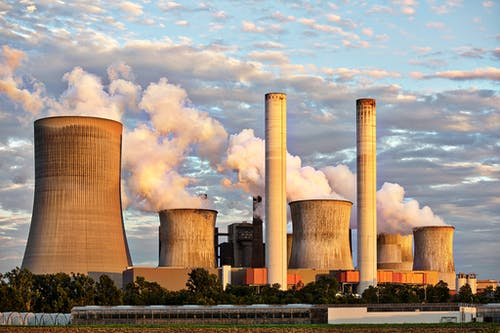
#> input picture Tut2/image.jpg, 500 x 333 px
$ python histogram_analysis.py
#> lines starting #> are read from the running program, lines starting #| are printed output that depends on the picture
import cv2
import numpy as np
import matplotlib.pyplot as plt

# Load the image
image_path = 'image.jpg'
image = cv2.imread(image_path, cv2.IMREAD_GRAYSCALE)
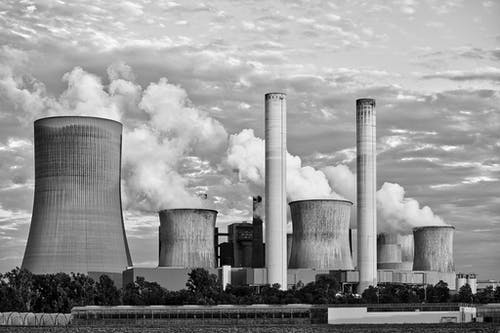
#> image: shape (333, 500); min 0, max 255, mean 150.4

# Task 1: Compute and display the histogram
plt.hist(image.ravel(), bins=256, range=[0,256])
plt.title('Image Intensity Histogram')
plt.xlabel('Intensity Value')
plt.ylabel('Frequency')
plt.show()
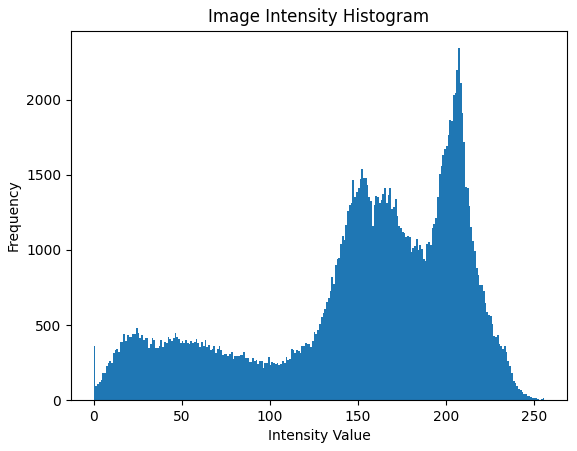
#> figure drawn by matplotlib, 1 panel; tallest bar 2343 high, from x = 207 to 208

# Task 2: Apply histogram equalization to enhance contrast
equalized_image = cv2.equalizeHist(image)
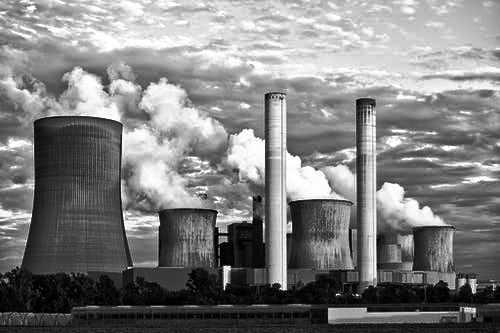
#> equalized_image: shape (333, 500); min 0, max 255, mean 128

# Display the original and equalized images
plt.figure(figsize=(10, 5))

plt.subplot(1, 2, 1)
plt.imshow(image, cmap='gray')
plt.title('Original Image')
plt.axis('off')

plt.subplot(1, 2, 2)
plt.imshow(equalized_image, cmap='gray')
plt.title('Equalized Image')
plt.axis('off')

plt.show()
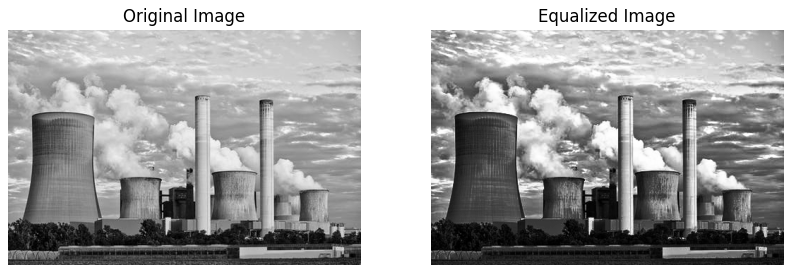
#> figure drawn by matplotlib, 2 panels
